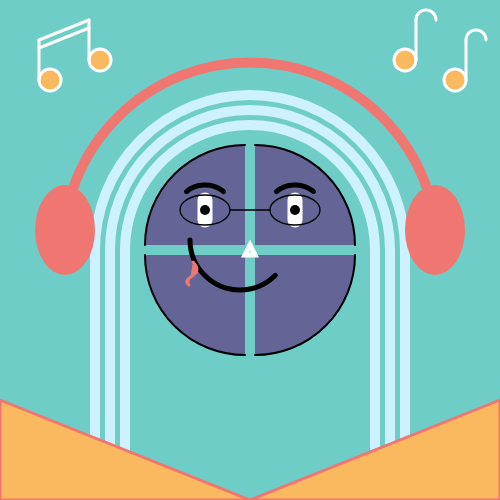
Frame 1 (no input)
Frame 2 (the mouse pressed at the canvas centre, redrawn once): identical to frame 1, image omitted

The p5.js sketch that drew this single still picture (run headless with seeded random() and noise() and a simulated clock; the mouse was pressed at the canvas centre and the sketch redrawn once):

// p5.js sketch
// ── sketch.js
function setup() {
  createCanvas(500, 500);
}

function draw() {
  background(111,205,200);
  stroke(0,0,0);
  strokeWeight(2);
  fill(100,100,150);
  
  beginShape();
  arc(245,245,200,200,PI,PI*1.5)
  endShape(CLOSE);
  
  beginShape();
  arc(255,255,200,200,0,PI*0.5)
  endShape(CLOSE);
  
  beginShape();
  arc(255,245,200,200,PI*1.5,PI*2)
  endShape(CLOSE);
  
  beginShape();
  arc(245,255,200,200,PI*0.5,PI)
  endShape(CLOSE); //split  face
  
  
  stroke(206, 241, 255);
  strokeWeight(10);
  noFill();
  arc(250,250,250,250,PI,PI*2)
  arc(250,250,280,280,PI,PI*2)
  arc(250,250,310,310,PI,PI*2)
  line(125,250,125,450)
  line(110,250,110,450)
  line(95,250,95,450)
  line(375,250,375,450)
  line(390,250,390,450)
  line(405,250,405,450) //hair
  
  
  strokeWeight(15)
  stroke(255,255,255)
  line(205,200,205,220)
  line(295,200,295,220) //eye
  
  
  strokeWeight(5)
  triangle(250,245,245,255,255,255) //nose
  
  
  stroke(0,0,0)
  strokeWeight(10)
  point(205,210)
  point(295,210)
  strokeWeight(1.3)
  ellipse(205,210,50,30)
  ellipse(295,210,50,30) 
  line(230,210,270,210) //glasses
  
  
  strokeWeight(5)
  arc(240,240,100,100,0.25*PI,PI) //mouth
  
  
  strokeWeight(5)
  arc(295,205,50,40,PI*1.2,PI*1.8)
  arc(205,205,50,40,PI*1.2,PI*1.8)
  stroke(240,119,113)
  strokeWeight(10)
  arc(250,250,375,375,PI,PI*2)
  fill(240,119,113)
  strokeWeight(0)
  ellipse(65,230,60,90)
  ellipse(435,230,60,90) //earphone
  
  
  //console.log(mouseX,mouseY)
  stroke(240,119,113)
  strokeWeight(3)
  bezier(193,262,207,276,179,277,189,285) //tongue
  
  
  fill(251, 185, 95)
  triangle(0,500,250,500,0,400)
  triangle(500,500,250,500,500,400) //clothes
  
  
  stroke(255,255,255)
  circle(455,80,22)
  line(466,80,466,40)
  circle(405,60,22)
  line(416,60,416,20)
  circle(50,80,22)
  circle(100,60,22)
  line(39,80,39,40)
  line(89,60,89,20)
  line(39,40,89,20)
  line(39,48,89,28)
  noFill()
  arc(476,40,20,20,PI,PI*2) 
  arc(426,20,20,20,PI,PI*2) //the note
  
  
  noLoop()
}
